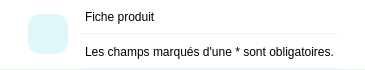
       <widget class="QFrame" name="panel_header">
        <property name="minimumSize">
         <size>
          <width>0</width>
          <height>70</height>
         </size>
        </property>
        <property name="maximumSize">
         <size>
          <width>16777215</width>
          <height>70</height>
         </size>
        </property>
        <property name="styleSheet">
         <string notr="true">background-color: #ffffff; border-bottom: 1px solid #eef2f7; border-top-right-radius: 16px;</string>
        </property>
        <property name="frameShape">
         <enum>QFrame::Shape::NoFrame</enum>
        </property>
        <layout class="QHBoxLayout" name="panel_header_layout">
         <property name="spacing">
          <number>14</number>
         </property>
         <property name="leftMargin">
          <number>28</number>
         </property>
         <property name="topMargin">
          <number>0</number>
         </property>
         <property name="rightMargin">
          <number>28</number>
         </property>
         <property name="bottomMargin">
          <number>0</number>
         </property>
         <item>
          <widget class="QLabel" name="panel_header_icon">
           <property name="minimumSize">
            <size>
             <width>40</width>
             <height>40</height>
            </size>
           </property>
           <property name="maximumSize">
            <size>
             <width>40</width>
             <height>40</height>
            </size>
           </property>
           <property name="styleSheet">
            <string notr="true">background-color: #e0f7fa; border-radius: 12px; padding: 9px;</string>
           </property>
           <property name="pixmap">
            <pixmap resource="../Icon.qrc">:/Icon/Icons/plus.svg</pixmap>
           </property>
           <property name="scaledContents">
            <bool>true</bool>
           </property>
          </widget>
         </item>
         <item>
          <layout class="QVBoxLayout" name="panel_header_text">
           <property name="spacing">
            <number>2</number>
           </property>
           <item>
            <widget class="QLabel" name="panel_title">
             <property name="text">
              <string>Fiche produit</string>
             </property>
            </widget>
           </item>
           <item>
            <widget class="QLabel" name="panel_subtitle">
             <property name="text">
              <string>Les champs marqués d'une * sont obligatoires.</string>
             </property>
            </widget>
           </item>
          </layout>
         </item>
         <item>
          <spacer name="header_panel_spacer">
           <property name="orientation">
            <enum>Qt::Orientation::Horizontal</enum>
           </property>
           <property name="sizeHint" stdset="0">
            <size>
             <width>0</width>
             <height>0</height>
            </size>
           </property>
          </spacer>
         </item>
        </layout>
       </widget>
